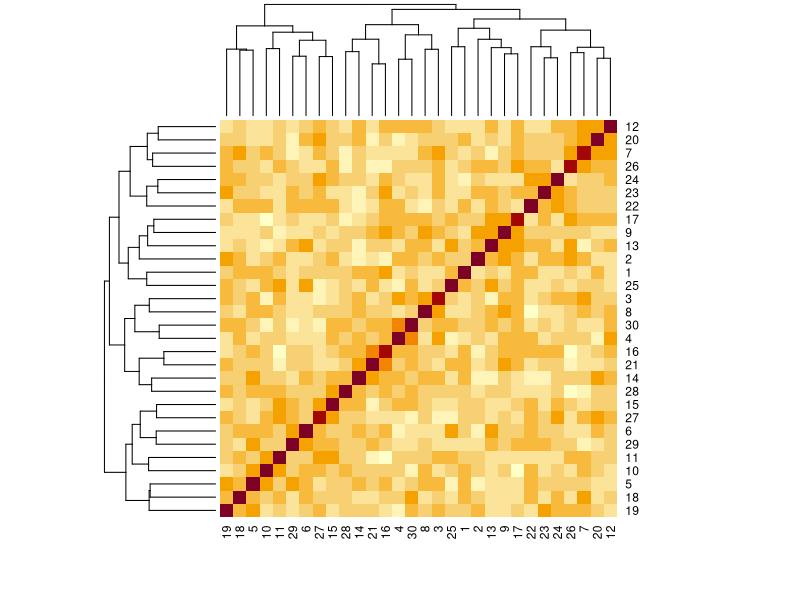

Write R code to recreate this figure.
# Set seed for reproducibility
set.seed(123)

# Generate random dataset
num_rows <- 100
num_cols <- 30
dataset <- matrix(sample(1:200, num_rows * num_cols, replace = TRUE), nrow = num_rows)

# (i) Replace values with NA in the defined range
dataset[10:60, ] <- NA

# Count number of rows with missing values
num_rows_missing <- sum(rowSums(is.na(dataset)) > 0)
print(num_rows_missing)

# (ii) Replace NA values with column average
column_averages <- colMeans(dataset, na.rm = TRUE)
dataset[is.na(dataset)] <- column_averages[col(dataset)][is.na(dataset)]

# (iii) Find Pearson correlation and plot heat map
correlation_matrix <- cor(dataset)
correlation_threshold <- 0.7
selected_columns <- colnames(dataset)[which(apply(correlation_matrix, 2, function(x) any(abs(x) <= correlation_threshold)))]
heatmap(correlation_matrix)

# (iv) Normalize values between 0 and 10
normalized_dataset <- scale(dataset, center = FALSE, scale = apply(dataset, 2, function(x) diff(range(x))) / 10)

# (v) Replace values with 1 if <= 0.5 else with 0
dataset_binary <- ifelse(dataset <= 0.5, 1, 0)
